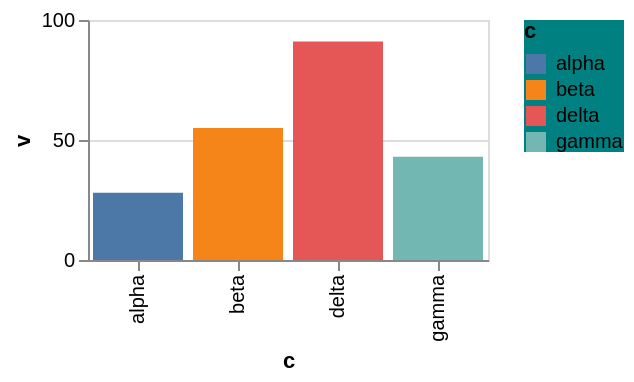

Vega-Lite specification stored for this chart:
### Vega-Lite specification from a JSON file in a GitHub repository (floating-point values rounded to 4 significant figures)
{"$schema": "https://vega.github.io/schema/vega-lite/v6.json", "width": 200, "height": 120, "data": {"values": [{"c": "alpha", "v": 28, "w": 3, "t": "2024-01-07"}, {"c": "beta", "v": 55, "w": 7, "t": "2024-03-19"}, {"c": "gamma", "v": 43, "w": 5, "t": "2024-06-02"}, {"c": "delta", "v": 91, "w": 9, "t": "2024-09-11"}]}, "mark": "bar", "encoding": {"x": {"field": "c", "type": "nominal"}, "y": {"field": "v", "type": "quantitative"}, "color": {"field": "c", "type": "nominal"}}, "config": {"legend": {"fillColor": "teal"}}}
